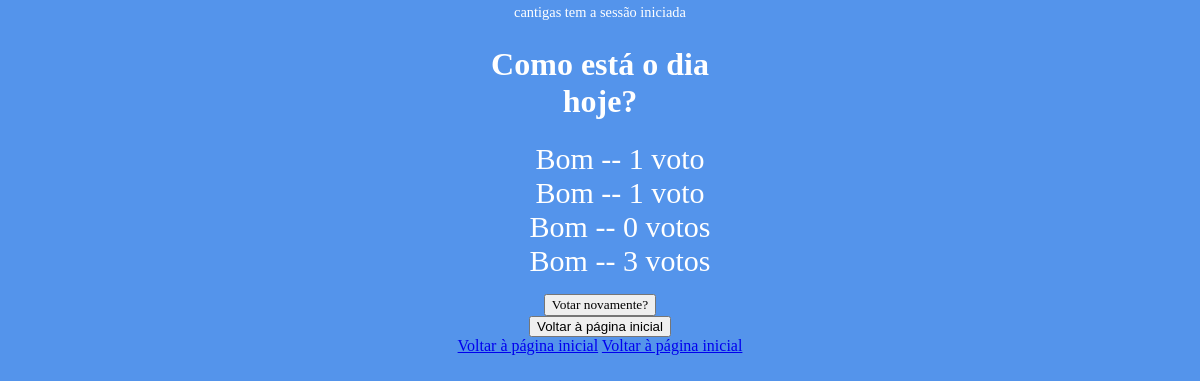
/votacao/2/resultados (signed in), run on the app's committed database.
### votacao/models.py (models this page shows, shortened)
class Questao(models.Model):
 questao_texto = models.CharField(max_length=200)
 pub_data = models.DateTimeField('data de publicacao')

class Opcao(models.Model):
 questao = models.ForeignKey(Questao, on_delete=models.CASCADE)
 opcao_texto = models.CharField(max_length=200)
 votos = models.IntegerField(default=0)

### votacao/views.py (the view)
# urls.py: path("<int:questao_id>/resultados", views.resultados, name="resultados"),
def resultados(request, questao_id):
    questao = get_object_or_404(Questao, pk=questao_id)
    return render(request, 'votacao/resultados.html', {'questao': questao})

### votacao/templates/votacao/resultados.html (shortened to what this page needs)
{% extends "./secondbase.html" %}
{% block body %}
    <form action="{% url 'votacao:detalhe' questao.id %}" method="post">
        <h1>{{ questao.questao_texto }}</h1>
        <ul>
        {% for opcao in questao.opcao_set.all %}
        <li>{{ opcao.opcao_texto }} -- {{ opcao.votos }} voto{{ opcao.votos|pluralize }}</li>
        {% endfor %}
        </ul>
        <input type="submit" value="Votar novamente?"/>
        <button type="submit" formaction="{% url 'votacao:index' %}">Voltar à página inicial</button>
    </form>
    <br>
    <a href="{% url 'votacao:index' %}">Voltar à página inicial</a>
{% endblock %}

### votacao/templates/votacao/index.html (shortened to what this page needs)
<!DOCTYPE html>
<html lang="en">
<head>
    {% load static %}
    <link rel="stylesheet" type="text/css" href="{% static 'votacao/css/estilos.css' %}">
</head>
<body>
<div>
    {% if request.user.is_authenticated %}
        <p>{{request.user.username}} tem a sessão iniciada</p>
    {% else %}
        <p>O utilizador não tem a sessão iniciada</p>
        <a href="{% url 'votacao:registar' %}">Registar</a>
        <a href="{% url 'votacao:iniciarsessao' %}">Iniciar Sessão</a>
    {% endif %}
</div>
{% block body %}{% endblock %}
{% block homepage %}
{% endblock %}
</body>
</html>

### votacao/static/votacao/css/estilos.css (style rules this page uses)
body { background-image: url('images/Iscte.JPG'); background-color: #5494EB; background-position: center; background-size: auto; background-repeat: no-repeat; margin: 0; font-family: Arial black; align:center; text-align:center; }
h1 { font-family: Arial black; text-align: center; color: white; }
p, li { text-align:center; color: white; font-size: 30px; }
ul { list-style-type: none; font-family: Arial black; text-align: center; }
input { color: black; text-align: center; font-family: Arial black; }
form { postion:fixed; top:50%; left:50%; width:250px; display:inline-block; }
.article > h2, p { margin: 4px; font-size: 90%; }

### data on the page
Questao: questao_texto "Como está o dia hoje?"
Opcao: opcao_texto "Bom", votos "1"
Opcao: opcao_texto "Bom", votos "1"
Opcao: opcao_texto "Bom", votos "0"
Opcao: opcao_texto "Bom", votos "3"

### other printed values
{{ request.user.username }} "cantigas"
